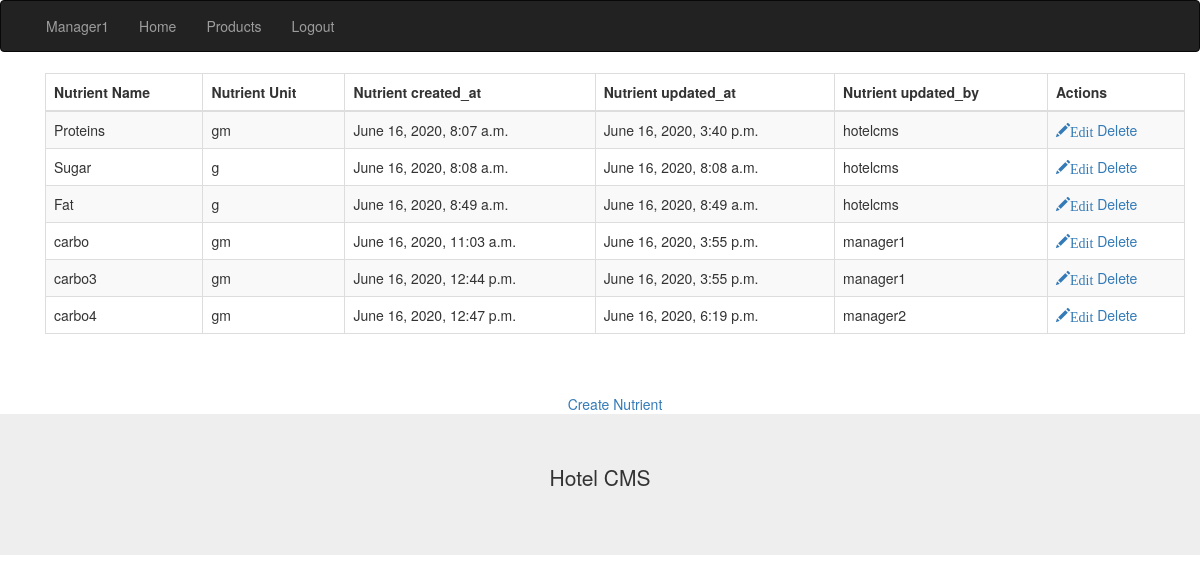
The app's page /hotel/nutrients_list (signed in) with its own data.
### hotel/models.py (models this page shows, shortened)
class Nutrient(models.Model):
    nutrient_name = models.CharField(max_length=50, unique = True)
    nutrient_unit = models.CharField(max_length=10)
    created_at = models.DateTimeField(auto_now_add=True)
    updated_at = models.DateTimeField(auto_now=True)
    updated_by = models.ForeignKey(settings.AUTH_USER_MODEL, on_delete=models.SET_NULL, null=True, blank=True)

### hotel/views.py (the view)
# urls.py: path('nutrients_list',views.nutrients_list, name= "nutrients_list"),
def nutrients_list(request):
    nutrients = Nutrient.objects.all()
    return render(request, "hotel/nutrients_list.html", {'nutrients': nutrients})

### hotel/templates/hotel/nutrients_list.html
{% extends 'hotel/header.html' %}
{% block content %}
  <div class="container">
    <table class="table table-striped table-bordered table-sm">
    <thead class="thead-dark">
    <tr>
        <th>Nutrient Name</th>
        <th>Nutrient Unit</th>
        <th>Nutrient created_at</th>
        <th>Nutrient updated_at</th>
        <th>Nutrient updated_by</th>
        <th>Actions</th>
    </tr>
    </thead>
    <tbody>
    {% for nutrie in nutrients %}
      <tr>
        <td>{{ nutrie.nutrient_name }}</td>
        <td>{{ nutrie.nutrient_unit }}</td>
        <td>{{ nutrie.created_at }}</td>
        <td>{{ nutrie.updated_at }}</td>
        <td>{{ nutrie.updated_by }}</td>
          <td>
              <a href="{% url 'hotel:nutrient_edit' nutrie.id %}"><span class="glyphicon glyphicon-pencil" >Edit</span></a>
              <a href="/hotel/nutrient/delete/{{ nutrie.id }}">Delete</a>
          </td>
      </tr>
    {% endfor %}
    </tbody>
</table>
<br>
<br>
<center><a href="/hotel/nutrient/create">Create Nutrient</a></center>
  </div>
{% endblock %}

### hotel/templates/hotel/header.html (shortened to what this page needs)
<!DOCTYPE html>
<html lang="en">
<head>
  <link rel="stylesheet" href="https://maxcdn.bootstrapcdn.com/bootstrap/3.4.1/css/bootstrap.min.css">
  {% load static %}
  <link rel="stylesheet" type="text/css" href="{% static 'hotel/style.css' %}">
</head>
<body>
<nav class="navbar navbar-inverse">
  <div class="container-fluid">
    <div class="collapse navbar-collapse" id="myNavbar">
      <ul class="nav navbar-nav">
        {% if user.is_authenticated %}
          <li><a href=#>{{user.username|title}}</a></li>
        {% endif %}
        <li><a href="/">Home</a></li>
        <li><a href="/">Products</a></li>
        {% if user.is_authenticated %}
          <li><a href="/hotel/logout">Logout</a></li>
        {% else %}
          <li><a href="/hotel/login">Login</a></li>
          <li><a href="/hotel/sign_up">SignUp</a></li>
        {% endif %}
      </ul>
    </div>
  </div>
</nav>
<div class="container">
  <div class="row">
    <div class="col-sm-4">
    </div>
  </div>
  {% block content %}
  {% endblock %}
</div>
<div class="jumbotron text-center" style="margin-bottom:0">
  <p>Hotel CMS</p>
</div>
</body>
</html>

### records on screen
Nutrient: nutrient_name "Proteins", nutrient_unit "gm", created_at "June 16, 2020, 8:07 a.m.", updated_at "June 16, 2020, 3:40 p.m.", updated_by "hotelcms"
Nutrient: nutrient_name "Sugar", nutrient_unit "g", created_at "June 16, 2020, 8:08 a.m.", updated_at "June 16, 2020, 8:08 a.m.", updated_by "hotelcms"
Nutrient: nutrient_name "Fat", nutrient_unit "g", created_at "June 16, 2020, 8:49 a.m.", updated_at "June 16, 2020, 8:49 a.m.", updated_by "hotelcms"
Nutrient: nutrient_name "carbo", nutrient_unit "gm", created_at "June 16, 2020, 11:03 a.m.", updated_at "June 16, 2020, 3:55 p.m.", updated_by "manager1"
Nutrient: nutrient_name "carbo3", nutrient_unit "gm", created_at "June 16, 2020, 12:44 p.m.", updated_at "June 16, 2020, 3:55 p.m.", updated_by "manager1"
Nutrient: nutrient_name "carbo4", nutrient_unit "gm", created_at "June 16, 2020, 12:47 p.m.", updated_at "June 16, 2020, 6:19 p.m.", updated_by "manager2"

### other values on screen
{{ user.username|title }} "Manager1"
